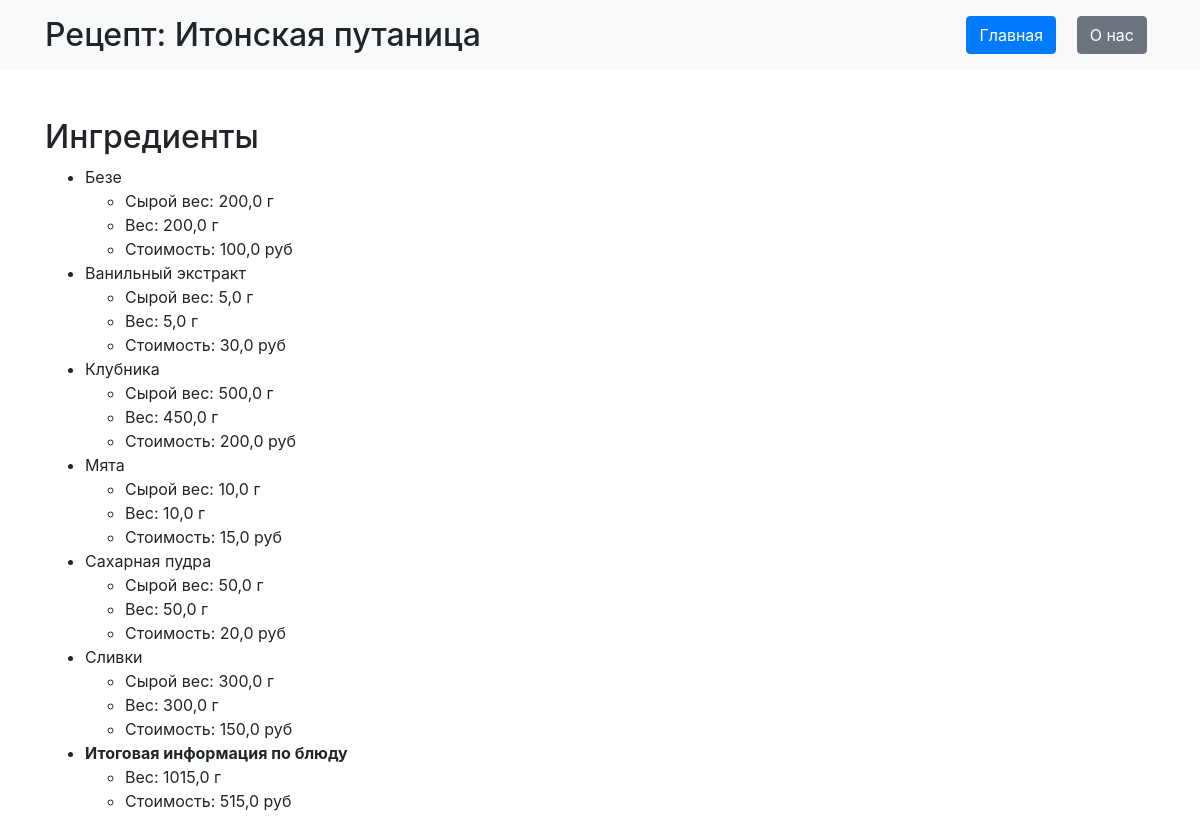
The app's page /recipe/2/ with its own data.
### recipe_catalog/models.py (models this page shows, shortened)
class Recipe(models.Model):
	title = models.CharField(
		max_length=300,
		validators=[
			RegexValidator(
				regex=r'^[A-Za-zА-Яа-яёЁ\s]+$',
				message='Название должно быть строковым значением'
			)
		]
	)
	ingredients = models.ManyToManyField(Ingredient, through="RecipeIngredient")

class Ingredient(models.Model):
	title = models.CharField(
		max_length=255,
		validators=[
			RegexValidator(
				regex=r'^[A-Za-zА-Яа-яёЁ\s]+$',
				message='Название должно быть строковым значением'
			)
		]
	)
	raw_weight = models.FloatField(
		validators=[
			MinValueValidator(
				limit_value=0.1,
				message='Сырой вес должен быть положительным числом'
			)
		]
	)
	weight = models.FloatField(
		validators=[
			MinValueValidator(
				limit_value=0.1,
				message='Вес должен быть положительным числом'
			)
		]
	)
	cost = models.FloatField(
		validators=[
			MinValueValidator(
				limit_value=0.1,
				message='Цена должна быть положительным числом'
			)
		]
	)

### recipe_catalog/views.py (the view)
# urls.py: path('recipe/<int:pk>/', recipe_detail, name='recipe_detail')
def recipe_detail(request, pk):
	try:
		recipe = Recipe.objects.get(pk=pk)
	except Recipe.DoesNotExist:
		return render(
			request=request,
			template_name='recipe_catalog/recipe_not_found.html'
		)
	return render(
		request=request,
		template_name='recipe_catalog/recipe_detail.html',
		context={
			'recipe_id': recipe.id,
			'title': recipe.title,
			'ingredients': recipe.ingredients.order_by('title'),
			'sum_weight': recipe.ingredients.aggregate(total=Sum('weight'))['total'],
			'sum_cost': recipe.ingredients.aggregate(total=Sum('cost'))['total']
		}
	)

### templates/recipe_catalog/recipe_detail.html (shortened to what this page needs)
<!DOCTYPE html>
<html lang="en">
<head>
    <link rel="stylesheet" href="https://maxcdn.bootstrapcdn.com/bootstrap/4.5.2/css/bootstrap.min.css">
</head>
<body>
<header class="bg-light py-3">
    <div class="container d-flex justify-content-between align-items-center">
        <h2 class="mb-0">Рецепт: {{ title }}</h2>
        <nav>
            <a href="/" class="btn btn-primary mx-2">Главная</a>
            <a href="{% url 'recipe_catalog:about' %}" class="btn btn-secondary mx-2">О нас</a>
        </nav>
    </div>
</header>
<main class="container my-5">
    <h2>Ингредиенты</h2>
    <ul>
        {% for ingredient in ingredients %}
            <li>
                {{ ingredient.title }}<br>
                <ul>
                    <li>Сырой вес: {{ ingredient.raw_weight }} г</li>
                    <li>Вес: {{ ingredient.weight }} г</li>
                    <li>Стоимость: {{ ingredient.cost }} руб</li>
                </ul>
            </li>
        {% endfor %}
        <li><b>Итоговая информация по блюду</b></li>
        <ul>
            <li>Вес: {{ sum_weight }} г</li>
            <li>Стоимость: {{ sum_cost }} руб</li>
        </ul>
    </ul>
</main>
</body>
</html>

### records on screen
Recipe: title "Итонская путаница"
Ingredient: title "Безе", raw_weight "200,0", weight "200,0", cost "100,0"
Ingredient: title "Ванильный экстракт", raw_weight "5,0", weight "5,0", cost "30,0"
Ingredient: title "Клубника", raw_weight "500,0", weight "450,0", cost "200,0"
Ingredient: title "Мята", raw_weight "10,0", weight "10,0", cost "15,0"
Ingredient: title "Сахарная пудра", raw_weight "50,0", weight "50,0", cost "20,0"
Ingredient: title "Сливки", raw_weight "300,0", weight "300,0", cost "150,0"

### other values on screen
{{ sum_weight }} "1015,0"
{{ sum_cost }} "515,0"
